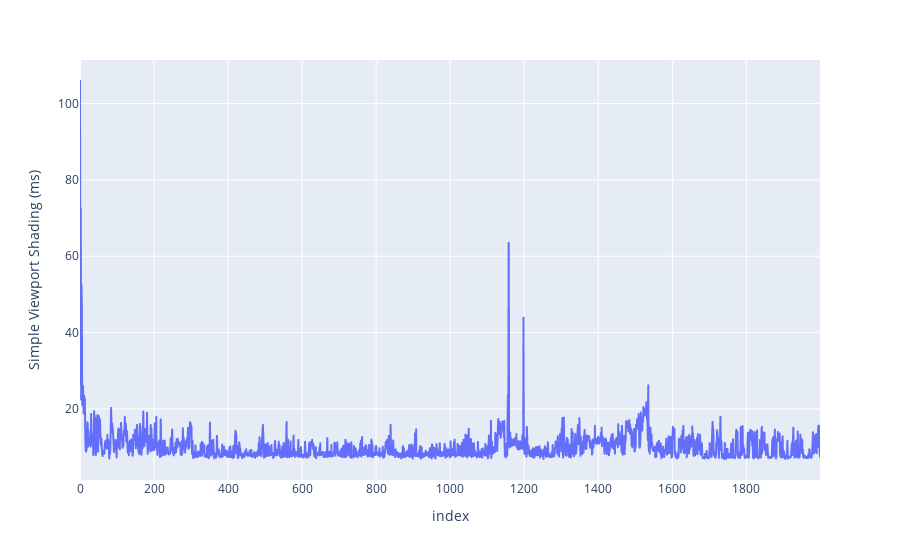

Here is the notebook cell this chart was saved with:
### Code cell
fig = px.line(df, y='Simple Viewport Shading (ms)')
fig.show()

### Figure 1 — Plotly figure (JSON) as saved in the notebook; plotly's stock layout.template omitted (floating-point values rounded to 4 significant figures; data arrays with more than 128 entries replaced by an {"elided": "..."} marker saying what was removed)
{"data": [{"hovertemplate": "index=%{x}<br>Simple Viewport Shading (ms)=%{y}<extra></extra>", "legendgroup": "", "line": {"color": "#636efa", "dash": "solid"}, "marker": {"symbol": "circle"}, "mode": "lines", "name": "", "showlegend": false, "type": "scattergl", "x": {"elided": "2000 int values"}, "xaxis": "x", "y": {"elided": "2000 float values"}, "yaxis": "y"}], "layout": {"legend": {"tracegroupgap": 0}, "margin": {"t": 60}, "xaxis": {"anchor": "y", "domain": [0, 1], "title": {"text": "index"}}, "yaxis": {"anchor": "x", "domain": [0, 1], "title": {"text": "Simple Viewport Shading (ms)"}}}}
